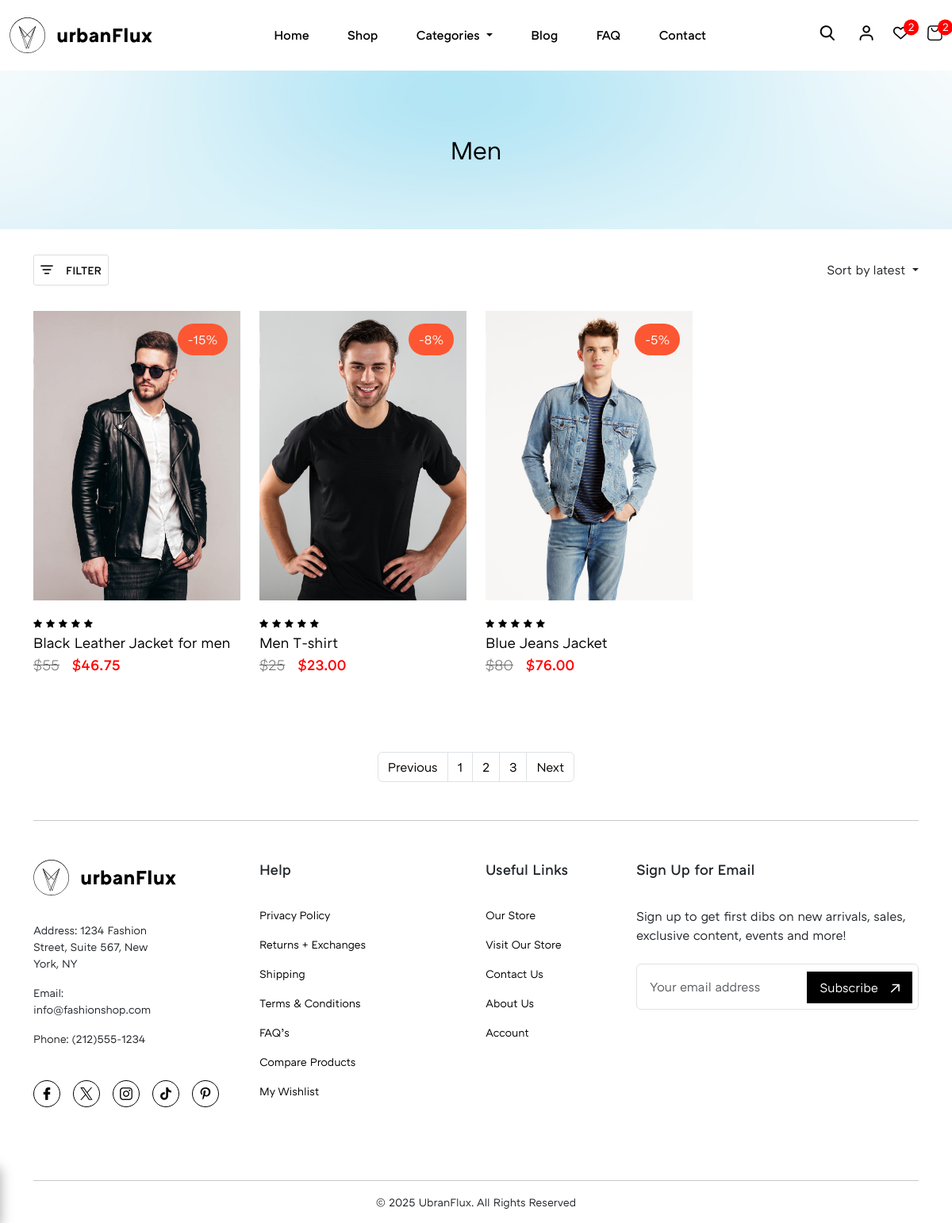
The app's page /category/16 with its own data.
### Site_Settings/models.py (models this page shows)
class Site_Settings(models.Model):
    estimated_delivery = models.TextField(max_length= 200, null=True)
    return_time = models.TextField(max_length= 200 , null=True)
    site_logo = models.FileField(upload_to='site_logo', validators=[validate_logo])
    theme_hero_section = models.ImageField(upload_to= 'theme_hero_section')
    tax_rate = models.IntegerField()
    product_policies = models.TextField(max_length=400)
    class Meta:
        verbose_name = ''
        verbose_name_plural = 'Site Settings'

### Category/models.py (models this page shows, shortened)
class Category(models.Model):
    category_name = models.CharField(max_length=255, unique=True)
    cat_image = models.ImageField(upload_to= 'Categories', null=True, blank=True)
    slug =models.SlugField(max_length=100, unique=True)
    TYPE_CHOICES = [
        ('FORMAL', 'Formal'),
        ('LUXURY', 'Luxury'),
    ]
    type = models.CharField(max_length=20, choices=TYPE_CHOICES, null=True, blank=True)
    type_description = models.CharField(max_length=100, null=True, blank=True)
    type_button = models.CharField(max_length=20, null=True, blank=True)
    class Meta:
        verbose_name= ''
        verbose_name_plural = 'Categories'

### Store/models.py (models this page shows, shortened)
class Store(models.Model):
    product_name = models.CharField(max_length=100)
    price = models.IntegerField(null=True)
    product_type = models.CharField(max_length=15, blank=True)
    description = models.TextField(max_length=500)
    Color_1 = models.CharField(max_length=20 , null=True)
    Color_2 = models.CharField(max_length=20, null=True , blank=True)
    Color_3 = models.CharField(max_length=20, null=True , blank=True)
    Feature_1 = models.CharField(max_length=50)
    Feature_2 = models.CharField(max_length=50, null=True , blank=True)
    Feature_3 = models.CharField(max_length=50, null=True , blank=True)
    Size_1 = models.CharField(max_length=20 , null=True)
    Size_2 = models.CharField(max_length=20, null=True , blank=True)
    Size_3 = models.CharField(max_length=20, null=True , blank=True)
    Materials_Care_1 = models.CharField(max_length=50, null=True)
    Materials_Care_2 = models.CharField(max_length=50, null=True , blank=True)
    Materials_Care_3 = models.CharField(max_length=50, null=True , blank=True)
    stock = models.IntegerField()
    sale = models.IntegerField(null=True, blank=True)
    is_available = models.BooleanField(default = True)
    slug =models.SlugField(max_length=100, unique=True)
    Image = models.ImageField(upload_to='Products')
    product_image_1 = models.ImageField(upload_to='Products')
    product_image_2 = models.ImageField(upload_to='Products')
    product_image_3 = models.ImageField(upload_to='Products')
    category = models.ForeignKey(Category, on_delete=models.CASCADE)
    class Meta():
        verbose_name = ''
        verbose_name_plural = 'Product'

### urbax_Flux/views.py (the view)
# urls.py: path('category/', views.product_category, name='category'),
def product_category(request, category):
    categories =  Category.objects.all()
    category_obj = get_object_or_404(Category, id=category)
    product_by_cat = Store.objects.filter( category_id=category)
    site_settings = Site_Settings.objects.all()
    Data = {
        "site_settings_data": site_settings,
        "categories_data": categories,
        "cat_obj" : category_obj,
        "product_by_cat_data" : product_by_cat
    }
    return render(request, 'category.html' , Data)

### Store/templatetags/custom_tags.py (called while the page is built)
@register.simple_tag
def calculate_discount_price(price, sale):
    try:
        price = float(price)  # Convert price to float
        sale = float(sale)    # Convert sale to float
        if price is not None and sale is not None:
            discounted_price = price * (1 - sale / 100)  # Calculate discounted price
            return floatformat(discounted_price, 2)
    except (ValueError, TypeError):
        pass  # If conversion fails, return the original price
    return price  # If there's no sale or conversion fails, return the original price

### templates/category.html (shortened to what this page needs)
{% load custom_tags %}
{% include 'header.html' %}
<main class="main-content">
    <section class="theme-hero-section">
        <figure>
            {% for theme in site_settings_data %}
            <img src="{{theme.theme_hero_section.url}}" alt="">
            {% endfor %}
            <figcaption>
                <h4 class="main-heading-font-medium">{{cat_obj.category_name}}</h4>
            </figcaption>
        </figure>
    </section>
    <div class="theme-filters-container">
        <div class="container">
            <div class="theme-filters-container-inner align-center-bet">
                <button class="align-center theme-filter-button light-border" id="filter_button"><i
                        class="filter-close icon-filter-icon"></i><small>FILTER</small></button>
                <div class="nav-item dropdown">
                    <a class="nav-link dropdown-toggle" href="#" id="navbarDropdown" role="button"
                        data-bs-toggle="dropdown" aria-expanded="false">
                        Sort by latest
                    </a>
                </div>
            </div>
        </div>
    </div>
    <section class="theme-product-cards">
        <div class="container">
            <div class="theme-product-cards-inner">
                <div class="row">
                    {% for c in product_by_cat_data %}
                    <div class="col-md-6 col-lg-4 col-xl-3">
                        <div class="product-cards">
                            <a href="{% url 'product-detail' c.id %}">
                                <figure>
                                    <img loading="lazy" src="{{c.Image.url}}" alt="">
                                    <figcaption {% if c.category.type == 'LUXURY' %} class="class-prod luxury-prod" {% elif c.category.type == 'FORMAL' %} class="class-prod formal-prod" {% else %}{% endif %}>
                                        {% if c.sale %}
                                        <span class="sale-off">-{{c.sale}}%</span>
                                        {% else %}
                                        <span class="d_none"></span>
                                        {% endif %}
                                    </figcaption>
                                </figure>
                            </a>
                            <div class="info">
                                <span><i class="icon-rating"></i></span>
                                <span><i class="icon-rating"></i></span>
                                <span><i class="icon-rating"></i></span>
                                <span><i class="icon-rating"></i></span>
                                <span><i class="icon-rating"></i></span>
                                <a href="{% url 'product-detail' c.id %}"
                                    class="product-carousel-anchor">{{c.product_name}}</a>
                                    {% if c.sale >= 1 %}
                                        <small class="before-price">${{c.price}}</small><span><small  class="red_color px-3  ">${% calculate_discount_price c.price c.sale %}</small></span>
                                        {% else %}
                                      <small  class="{% if c.category.type == 'LUXURY' %} luxury_color {% endif %}">${{c.price}}</small>
                                      {% endif %}
                            </div>
                        </div>
                    </div>
                    {% endfor %}
                </div>
            </div>
            <div class="pagination just-center my-5">
                <nav aria-label="Page navigation example">
                    <ul class="pagination">
                        <li class="page-item"><a class="page-link" href="#">Previous</a></li>
                        <li class="page-item"><a class="page-link" href="#">1</a></li>
                        <li class="page-item"><a class="page-link" href="#">2</a></li>
                        <li class="page-item"><a class="page-link" href="#">3</a></li>
                        <li class="page-item"><a class="page-link" href="#">Next</a></li>
                    </ul>
                </nav>
            </div>
        </div>
    </section>
</main>
{% include 'footer.html' %}

### templates/header.html (shortened to what this page needs)
{% load static %}
<!DOCTYPE html>
<html lang="en">
<head>
  <link rel="stylesheet" href="{% static 'assets/libs/swiper.css' %}">
  <link rel="stylesheet" href=" {% static 'assets/css/main.css' %}">
</head>
<body>
  <div class="site-wrapper">
    <header class="header">
      <nav class="navbar navbar-expand-lg main-navbar">
        <div class="container container-lg">
          {% for logo in site_settings_data %}
          <a class="navbar-brand" href="#">
            <img src="{{logo.site_logo.url}}" class="site-logo" alt="">
          </a>
          {% endfor %}
          <div class="collapse navbar-collapse" id="navbarSupportedContent">
            <ul class="navbar-nav me-auto mb-2 mb-lg-0">
              <li class="nav-item  nav-bar-links">
                <a class="nav-link active" aria-current="page" href="{% url 'home' %}">Home</a>
              </li>
              <li class="nav-item nav-bar-links">
                <a class="nav-link" href="{% url 'shop' %}">Shop</a>
              </li>
              <li class="nav-item dropdown nav-bar-links">
                <a class="nav-link dropdown-toggle" href="#" id="navbarDropdown" role="button" data-bs-toggle="dropdown"
                  aria-expanded="false">
                  Categories
                </a>
              </li>
              <li class="nav-item nav-bar-links">
                <a class="nav-link" href="#">Blog</a>
              </li>
              <li class="nav-item nav-bar-links">
                <a class="nav-link" href="#">FAQ</a>
              </li>
              <li class="nav-item nav-bar-links">
                <a class="nav-link" href="#">Contact</a>
              </li>
            </ul>
            <ul class="nav-right-links align-center">
                <li>
                  <button class="lg-hide links-hover" id="search-btn"><i  class="icon-search"></i></button>
                </li>
              <li><a href="{% url 'login' %}" class="links-hover lg-hide"><i class="icon-login"></i></a></li>
              <li><a href="{% url 'wishlist' %}" class="links-hover lg-hide count"><i class="icon-favourite"></i><span><small>2</small></span></a></li>
              <li><a href="{% url 'Shopping-cart' %}" class="links-hover lg-hide count"><i class="icon-cart"></i><span><small>2</small></span></a></li>
            </ul>
          </div>
        </div>
      </nav>
    </header>

### templates/footer.html (shortened to what this page needs)
{% load static %}
<footer class="footer">
    <div class="container">
      <hr class="my-5">
      <div class="footer-inner">
        <div class="row">
          <div class="col-md-12 col-lg-6 col-xl-2">
            <div class="col-inner">
              {% for logo in site_settings_data %}
              <img loading="lazy" src="{{logo.site_logo.url}}" class="site-logo" alt="">
              {% endfor %}
              <ul class="mb-5">
                <li>
                  <small>Address: 1234 Fashion Street, Suite 567,
                    New York, NY</small>
                </li>
                <li>
                  <small>Email: info@fashionshop.com</small>
                </li>
                <li>
                  <small>Phone: (212)555-1234</small>
                </li>
              </ul>
              <ul class="footer-social-media-icons">
                <li><a href=""><i class="icon-facebook"></i></a></li>
                <li><a href=""><i class="icon-twitter"></i></a></li>
                <li><a href=""><i class="icon-instagram"></i></a></li>
                <li><a href=""><i class="icon-tiktok"></i></a></li>
                <li><a href=""><i class="icon-pinterest"></i></a></li>
              </ul>
            </div>
          </div>
          <div class="col-md-12 col-lg-6 col-xl-2 offset-xl-1">
            <div class="col-inner">
              <strong class="col-title">Help</strong>
              <ul>
                <li><a href=""><small>Privacy Policy</small></a></li>
                <li><a href=""><small>Returns + Exchanges</small></a></li>
                <li><a href=""><small>Shipping</small></a></li>
                <li><a href=""><small>Terms & Conditions</small></a></li>
                <li><a href=""><small>FAQ’s</small></a></li>
                <li><a href=""><small>Compare Products</small></a></li>
                <li><a href=""><small>My Wishlist</small></a></li>
              </ul>
            </div>
          </div>
          <div class="col-md-12 col-lg-6 col-xl-2 offset-xl-1">
            <div class="col-inner">
              <strong class="col-title">Useful Links</strong>
              <ul>
                <li><a href=""><small>Our Store</small></a></li>
                <li><a href=""><small>Visit Our Store</small></a></li>
                <li><a href=""><small>Contact Us</small></a></li>
                <li><a href=""><small>About Us</small></a></li>
                <li><a href=""><small>Account</small></a></li>
              </ul>
            </div>
          </div>
          <div class="col-md-12 col-lg-6 col-xl-4">
            <div class="col-inner">
              <strong class="col-title">Sign Up for Email</strong>
              <p class="mb-4">Sign up to get first dibs on new arrivals, sales, exclusive content, events and more!</p>
              <form class="row g-3">
                <div class="col-md-12 news-letter-input">
                  <input type="email" class="form-control" placeholder="Your email address" id="inputEmail4">
                  <button type="submit" class="news-letter-subscribe subscribe-button">Subscribe<i class="icon-theme-link link-arrow"></i></button>
                </div>
              </form>
            </div>
          </div>
        </div>
      </div>
      <hr class="mt-5">
      <div class="copyright mb-3 just-center">
          <small>&copy 2025 UbranFlux. All Rights Reserved</small>
      </div>
    </div>
  </footer>
</div>
</body>
</html>

### records on screen
Site_Settings: site_logo (picture), theme_hero_section (picture)
Category: category_name "Men"
Store: Image (picture), sale "15", product_name "Black Leather Jacket for men", price "55", price+sale "46.75"
Store: Image (picture), sale "8", product_name "Men T-shirt", price "25", price+sale "23.00"
Store: Image (picture), sale "5", product_name "Blue Jeans Jacket", price "80", price+sale "76.00"
